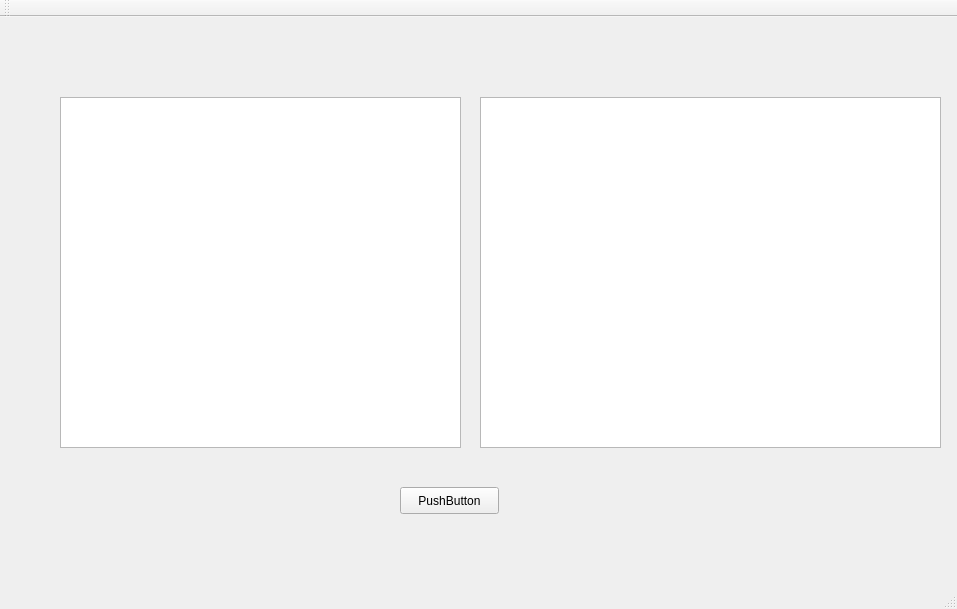
<?xml version="1.0" encoding="UTF-8"?>
<ui version="4.0">
 <class>MainWindow</class>
 <widget class="QMainWindow" name="MainWindow">
  <property name="geometry">
   <rect>
    <x>0</x>
    <y>0</y>
    <width>957</width>
    <height>609</height>
   </rect>
  </property>
  <property name="windowTitle">
   <string>MainWindow</string>
  </property>
  <widget class="QWidget" name="centralWidget">
   <widget class="QTextEdit" name="textEdit">
    <property name="geometry">
     <rect>
      <x>60</x>
      <y>80</y>
      <width>401</width>
      <height>351</height>
     </rect>
    </property>
   </widget>
   <widget class="QTextEdit" name="textEdit_2">
    <property name="geometry">
     <rect>
      <x>480</x>
      <y>80</y>
      <width>461</width>
      <height>351</height>
     </rect>
    </property>
   </widget>
   <widget class="QPushButton" name="pushButton">
    <property name="geometry">
     <rect>
      <x>400</x>
      <y>470</y>
      <width>99</width>
      <height>27</height>
     </rect>
    </property>
    <property name="text">
     <string>PushButton</string>
    </property>
   </widget>
  </widget>
  <widget class="QMenuBar" name="menuBar">
   <property name="geometry">
    <rect>
     <x>0</x>
     <y>0</y>
     <width>957</width>
     <height>25</height>
    </rect>
   </property>
  </widget>
  <widget class="QToolBar" name="mainToolBar">
   <attribute name="toolBarArea">
    <enum>TopToolBarArea</enum>
   </attribute>
   <attribute name="toolBarBreak">
    <bool>false</bool>
   </attribute>
  </widget>
  <widget class="QStatusBar" name="statusBar"/>
 </widget>
 <layoutdefault spacing="6" margin="11"/>
 <resources/>
 <connections/>
</ui>
